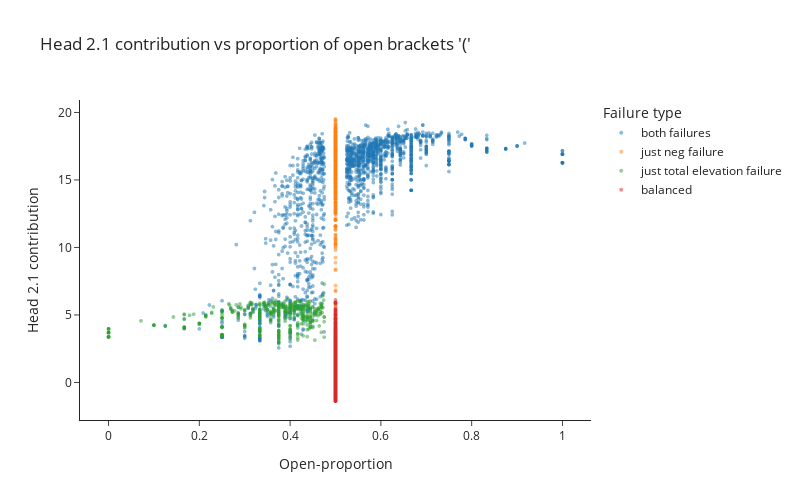

Write notebook code for a chart like this one.
### Code cell
if MAIN:
    fig = px.scatter(
        x=data.open_proportion, y=h21_in_d, color=failure_types, 
        title="Head 2.1 contribution vs proportion of open brackets '('", template="simple_white", height=500, width=800,
        labels={"x": "Open-proportion", "y": "Head 2.1 contribution"}, category_orders={"color": failure_types_dict.keys()}
    ).update_traces(marker_size=4, opacity=0.5).update_layout(legend_title_text='Failure type')
    fig.show()

### Figure 1 — Plotly figure (JSON) as saved in the notebook; plotly's stock layout.template omitted (floating-point values rounded to 4 significant figures; data arrays with more than 128 entries replaced by an {"elided": "..."} marker saying what was removed)
{"data": [{"hovertemplate": "color=both failures<br>Open-proportion=%{x}<br>Head 2.1 contribution=%{y}<extra></extra>", "legendgroup": "both failures", "marker": {"color": "#1F77B4", "size": 4, "symbol": "circle"}, "mode": "markers", "name": "both failures", "opacity": 0.5, "showlegend": true, "type": "scattergl", "x": {"elided": "1723 float values"}, "xaxis": "x", "y": {"elided": "1723 float values"}, "yaxis": "y"}, {"hovertemplate": "color=just neg failure<br>Open-proportion=%{x}<br>Head 2.1 contribution=%{y}<extra></extra>", "legendgroup": "just neg failure", "marker": {"color": "#FF7F0E", "size": 4, "symbol": "circle"}, "mode": "markers", "name": "just neg failure", "opacity": 0.5, "showlegend": true, "type": "scattergl", "x": {"elided": "512 float values"}, "xaxis": "x", "y": {"elided": "512 float values"}, "yaxis": "y"}, {"hovertemplate": "color=just total elevation failure<br>Open-proportion=%{x}<br>Head 2.1 contribution=%{y}<extra></extra>", "legendgroup": "just total elevation failure", "marker": {"color": "#2CA02C", "size": 4, "symbol": "circle"}, "mode": "markers", "name": "just total elevation failure", "opacity": 0.5, "showlegend": true, "type": "scattergl", "x": {"elided": "481 float values"}, "xaxis": "x", "y": {"elided": "481 float values"}, "yaxis": "y"}, {"hovertemplate": "color=balanced<br>Open-proportion=%{x}<br>Head 2.1 contribution=%{y}<extra></extra>", "legendgroup": "balanced", "marker": {"color": "#D62728", "size": 4, "symbol": "circle"}, "mode": "markers", "name": "balanced", "opacity": 0.5, "showlegend": true, "type": "scattergl", "x": {"elided": "2284 float values"}, "xaxis": "x", "y": {"elided": "2284 float values"}, "yaxis": "y"}], "layout": {"height": 500, "legend": {"title": {"text": "Failure type"}, "tracegroupgap": 0}, "title": {"text": "Head 2.1 contribution vs proportion of open brackets '('"}, "width": 800, "xaxis": {"anchor": "y", "domain": [0, 1], "title": {"text": "Open-proportion"}}, "yaxis": {"anchor": "x", "domain": [0, 1], "title": {"text": "Head 2.1 contribution"}}}}
